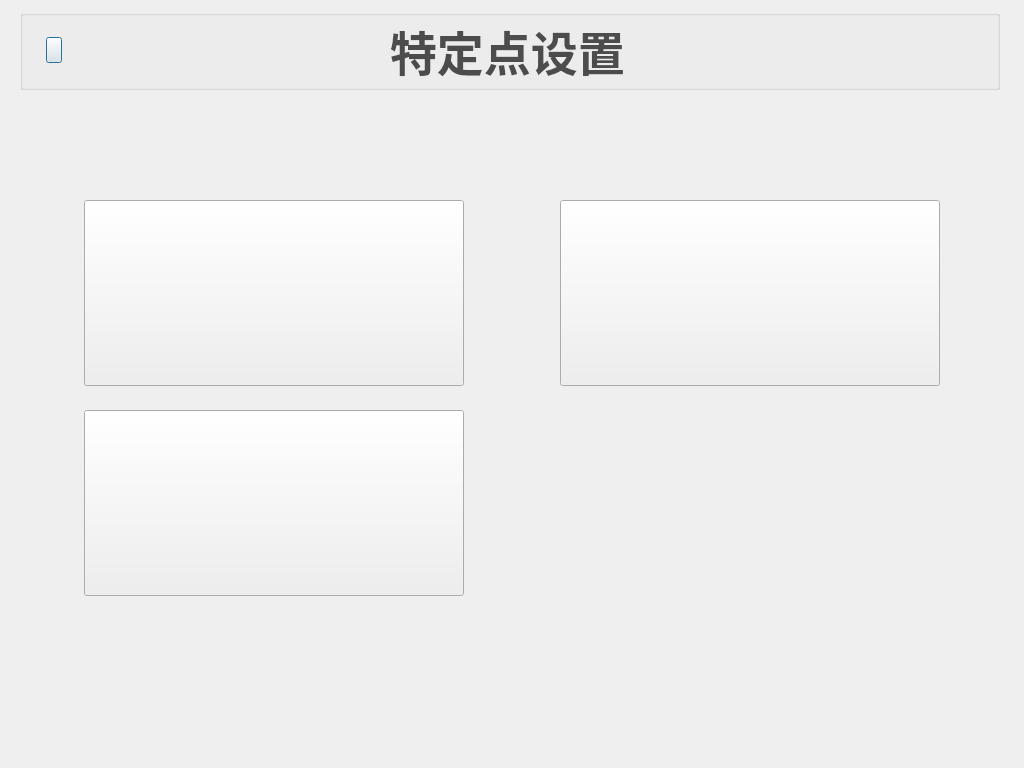
<?xml version="1.0" encoding="UTF-8"?>
<ui version="4.0">
 <class>SpecificPointW</class>
 <widget class="QDialog" name="SpecificPointW">
  <property name="geometry">
   <rect>
    <x>0</x>
    <y>0</y>
    <width>1024</width>
    <height>768</height>
   </rect>
  </property>
  <property name="font">
   <font>
    <family>宋体</family>
   </font>
  </property>
  <property name="mouseTracking">
   <bool>false</bool>
  </property>
  <property name="windowTitle">
   <string>Dialog</string>
  </property>
  <property name="styleSheet">
   <string notr="true">#SpecificPointW
{
border-image: url(:/new/prefix1/image/specificpointimag/back_board.png);
}</string>
  </property>
  <widget class="QGroupBox" name="titleGroupBox">
   <property name="geometry">
    <rect>
     <x>20</x>
     <y>10</y>
     <width>980</width>
     <height>80</height>
    </rect>
   </property>
   <property name="font">
    <font>
     <family>宋体</family>
    </font>
   </property>
   <property name="styleSheet">
    <string notr="true">#titleGroupBox
{
border-image: url(:/new/prefix1/image/specificpointimag/back_board1.png);
}</string>
   </property>
   <property name="title">
    <string/>
   </property>
   <property name="flat">
    <bool>false</bool>
   </property>
   <widget class="QPushButton" name="returnMoreButton">
    <property name="geometry">
     <rect>
      <x>26</x>
      <y>27</y>
      <width>16</width>
      <height>26</height>
     </rect>
    </property>
    <property name="font">
     <font>
      <family>宋体</family>
     </font>
    </property>
    <property name="styleSheet">
     <string notr="true">border-image: url(:/new/prefix1/image/specificpointimag/return.png);</string>
    </property>
    <property name="text">
     <string/>
    </property>
   </widget>
   <widget class="QLabel" name="titleLabel">
    <property name="geometry">
     <rect>
      <x>370</x>
      <y>11</y>
      <width>241</width>
      <height>58</height>
     </rect>
    </property>
    <property name="font">
     <font>
      <family>宋体</family>
      <pointsize>35</pointsize>
      <weight>75</weight>
      <bold>true</bold>
     </font>
    </property>
    <property name="styleSheet">
     <string notr="true">color: rgb(76, 76, 76);</string>
    </property>
    <property name="frameShape">
     <enum>QFrame::NoFrame</enum>
    </property>
    <property name="frameShadow">
     <enum>QFrame::Plain</enum>
    </property>
    <property name="lineWidth">
     <number>0</number>
    </property>
    <property name="text">
     <string>特定点设置</string>
    </property>
   </widget>
  </widget>
  <widget class="QPushButton" name="chargButton">
   <property name="geometry">
    <rect>
     <x>84</x>
     <y>200</y>
     <width>380</width>
     <height>186</height>
    </rect>
   </property>
   <property name="font">
    <font>
     <family>宋体</family>
    </font>
   </property>
   <property name="styleSheet">
    <string notr="true">QPushButton{border-image: url(:/new/prefix1/image/specificpointimag/chanrg_set.png)}
QPushButton:hover{border-image: url(:/new/prefix1/image/specificpointimag/chanrg_set.png)}
QPushButton:pressed{border-image: url(:/new/prefix1/image/specificpointimag/chanrg_set1.png)}</string>
   </property>
   <property name="text">
    <string/>
   </property>
  </widget>
  <widget class="QPushButton" name="drainButton">
   <property name="geometry">
    <rect>
     <x>560</x>
     <y>200</y>
     <width>380</width>
     <height>186</height>
    </rect>
   </property>
   <property name="font">
    <font>
     <family>宋体</family>
    </font>
   </property>
   <property name="styleSheet">
    <string notr="true">QPushButton{border-image: url(:/new/prefix1/image/specificpointimag/drain.png)}
QPushButton:hover{border-image: url(:/new/prefix1/image/specificpointimag/drain.png)}
QPushButton:pressed{border-image: url(:/new/prefix1/image/specificpointimag/drain1.png)}</string>
   </property>
   <property name="text">
    <string/>
   </property>
  </widget>
  <widget class="QPushButton" name="addWaterButton">
   <property name="geometry">
    <rect>
     <x>84</x>
     <y>410</y>
     <width>380</width>
     <height>186</height>
    </rect>
   </property>
   <property name="font">
    <font>
     <family>宋体</family>
    </font>
   </property>
   <property name="styleSheet">
    <string notr="true">QPushButton{border-image: url(:/new/prefix1/image/specificpointimag/add_water.png)}
QPushButton:hover{border-image: url(:/new/prefix1/image/specificpointimag/add_water.png)}
QPushButton:pressed{border-image: url(:/new/prefix1/image/specificpointimag/add_water1.png)}</string>
   </property>
   <property name="text">
    <string/>
   </property>
  </widget>
 </widget>
 <resources/>
 <connections/>
</ui>
